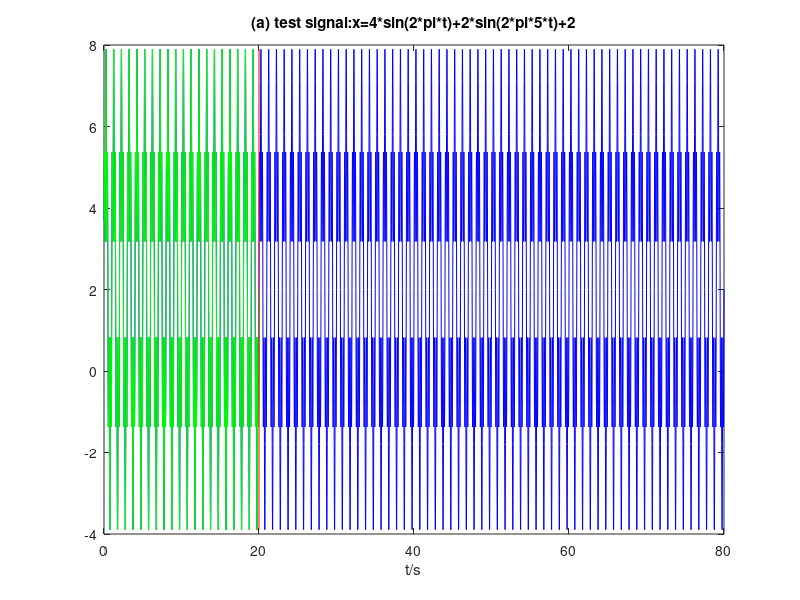
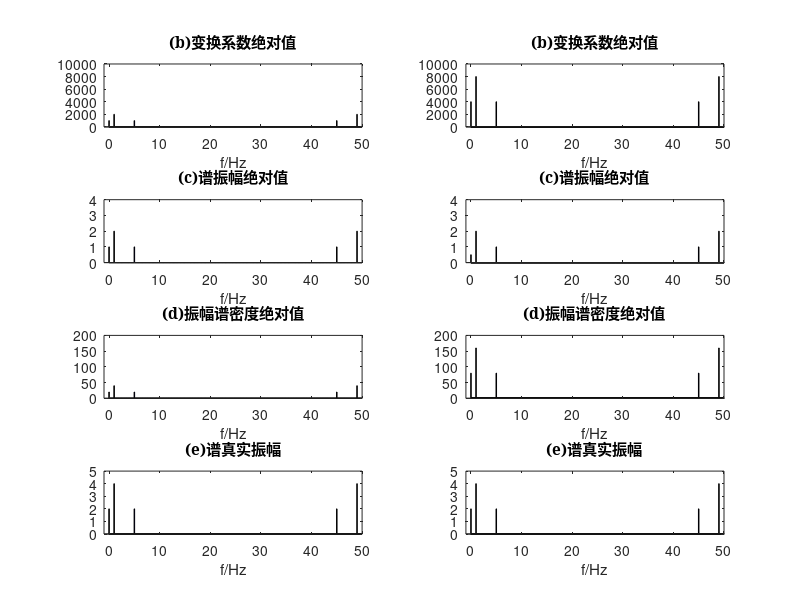
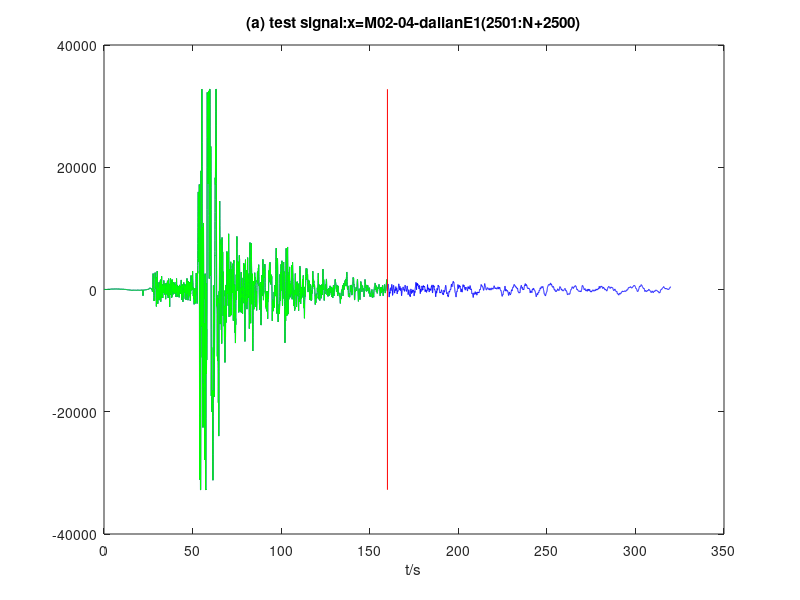
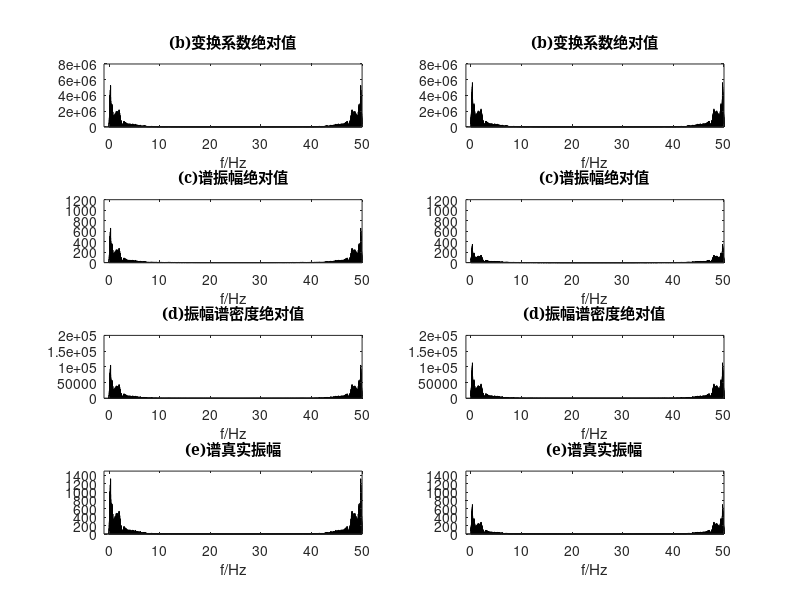

MATLAB code for these plots, in order:
%M02_06_fft_abs.m计算时间序列的DFT绝对值
%  按时间窗归一化的傅里叶谱振幅绝对值
%  傅里叶振幅谱密度绝对值
%  傅里叶谱的真振幅

clearvars
%--使用持续的周期信号x(t)=3*sin(2*pi*t)+1.5*sin(2*pi*5*t)+2--------------------
inv         = 0.02;                             %采样频率
shoLen      = 1000;                             %短数据长度
shoSeq      = inv*(1:shoLen);
shoDat      = 4*sin(2*pi*shoSeq)+2*sin(2*pi*5*shoSeq)+2;   %???为什么不使用3*sin(2*pi*t)+1.5*sin(2*pi*5*t)+2???
lonLen      = 4000;                             %长数据长度
lonSeq      = inv*(1:lonLen);
lonDat      = 4*sin(2*pi*lonSeq)+2*sin(2*pi*5*lonSeq)+2;
%--绘制生成波形-------------------------
figure
%???按书中说前1000个点，后面4000个点，（1000+4000）× 0.02=100s，不应该是80s的时间长,第二章P20???

%长80s绘图
plot(lonSeq(1:lonLen),lonDat(1:lonLen),'b')
hold on
plot(shoSeq(1:shoLen),shoDat(1:shoLen),'g')
hold on
plot([inv*shoLen,inv*shoLen],[max([shoDat,lonDat]),min([shoDat,lonDat])],'r')
%长100s绘图
% plot(shoSeq(1:shoLen),shoDat(1:shoLen),'g')
% hold on
% plot(lonSeq(1:lonLen)+max(shoSeq),lonDat(1:lonLen),'b')
% hold on
% plot([inv*shoLen,inv*shoLen],[max([shoDat,lonDat]),min([shoDat,lonDat])],'r')
xlabel('t/s')
title('(a) test signal:x=4*sin(2*pi*t)+2*sin(2*pi*5*t)+2')

%------------------------------------
shoDf=1/(shoLen*inv);                   %???为什么横坐标这么计算???
shoF=shoDf*(1:shoLen)-shoDf;
lonDf=1/(lonLen*inv);
lonF=lonDf*(1:lonLen)-lonDf;

%--计算变换系数绝对值--------------------
shoFft=fft(shoDat);
shoDftAbs=abs(shoFft);
shoDftAbs(1)=shoDftAbs(1)/2;            %???为什么第一个值要取一半值???
lonFft=fft(lonDat);
lonDftAbs=abs(lonFft);
lonDftAbs(1)=lonDftAbs(1)/2;
%--计算谱振幅绝对值----------------------
shoFnAbs=abs(shoFft/shoLen);
shoFnAbs(1)=shoFnAbs(1)/2;              
lonFnAbs=abs(lonFft/lonLen);
lonFnAbs(1)=shoFnAbs(1)/2;
%--计算振幅谱密度绝对值-------------------
shofndAbs=abs(inv*shoFft);
shofndAbs(1)=shofndAbs(1)/2;
lonFndAbs=abs(inv*lonFft);
lonFndAbs(1)=lonFndAbs(1)/2;
%--计算谱真实振幅------------------------
shoReaAmp=2*abs(shoFft)/shoLen;
shoReaAmp(1)=shoReaAmp(1)/2;
lonReaAmp=2*abs(lonFft)/lonLen;
lonReaAmp(1)=lonReaAmp(1)/2;

%--绘制计算结果--------------------------
figure
subplot(421)
bar(shoF(1:shoLen),shoDftAbs(1:shoLen),2,'b')
axis([-1 shoDf*shoLen 0 10000])
title('(b)变换系数绝对值','FontName','SimSun')
xlabel('f/Hz')

subplot(422)
bar(lonF(1:lonLen),lonDftAbs(1:lonLen),8,'b')
axis([-1 lonDf*lonLen 0 10000])
title('(b)变换系数绝对值','FontName','SimSun')
xlabel('f/Hz')

subplot(423)
bar(shoF(1:shoLen),shoFnAbs(1:shoLen),2,'b')
axis([-1 shoDf*shoLen 0 4])
title('(c)谱振幅绝对值','FontName','SimSun')
xlabel('f/Hz')

subplot(424)
bar(lonF(1:lonLen),lonFnAbs(1:lonLen),8,'b')
axis([-1 lonDf*lonLen 0 4])
title('(c)谱振幅绝对值','FontName','SimSun')
xlabel('f/Hz')

subplot(425)
bar(shoF(1:shoLen),shofndAbs(1:shoLen),2,'b')
axis([-1 shoDf*shoLen 0 200])
title('(d)振幅谱密度绝对值','FontName','SimSun')
xlabel('f/Hz')

subplot(426)
bar(lonF(1:lonLen),lonFndAbs(1:lonLen),8,'b')
axis([-1 lonDf*lonLen 0 200])
title('(d)振幅谱密度绝对值','FontName','SimSun')
xlabel('f/Hz')

subplot(427)
bar(shoF(1:shoLen),shoReaAmp(1:shoLen),2,'b')
axis([-1 shoDf*shoLen 0 5])
title('(e)谱真实振幅','FontName','SimSun')
xlabel('f/Hz')

subplot(428)
bar(lonF(1:lonLen),lonReaAmp(1:lonLen),8,'b')
axis([-1 lonDf*lonLen 0 5])
title('(e)谱真实振幅','FontName','SimSun')
xlabel('f/Hz')

%--使用地震记录波形-----------------------------------------------------------
lonLen      = 16000;
shoLen      = 8000;
inv         = 0.02;                                %采样频率
shoSeq      = inv*(1:shoLen);
lonSeq      = inv*(1:lonLen);
load M02_04_dalianE1.txt;                          %读入一道波形数据
lonDat(1:lonLen)=M02_04_dalianE1(2501:lonLen+2500);
shoDat(1:shoLen)=M02_04_dalianE1(2501:shoLen+2500);
%--绘制生成波形-------------------------
figure
plot(lonSeq(1:lonLen),lonDat(1:lonLen),'b')
hold on
plot(shoSeq(1:shoLen),shoDat(1:shoLen),'g')
hold on
plot([inv*shoLen,inv*shoLen],[max(lonDat),min(lonDat)],'r')
xlabel('t/s')
title('(a) test signal:x=M02-04-dalianE1(2501:N+2500)')

%------------------------------------
shoDf=1/(shoLen*inv);
shoF=shoDf*(1:shoLen)-shoDf;
lonDf=1/(lonLen*inv);
lonF=lonDf*(1:lonLen)-lonDf;

%--计算变换系数绝对值--------------------
shoFft=fft(shoDat);
shoDftAbs=abs(shoFft);
shoDftAbs(1)=shoDftAbs(1)/2;
lonFft=fft(lonDat);
lonDftAbs=abs(lonFft);
lonDftAbs(1)=lonDftAbs(1)/2;
%--计算谱振幅绝对值----------------------
shoFnAbs=abs(shoFft/shoLen);
shoFnAbs(1)=shoFnAbs(1)/2;
lonFnAbs=abs(lonFft/lonLen);
lonFnAbs(1)=lonFnAbs(1)/2;
%--计算振幅谱密度绝对值-------------------
shofndAbs=abs(inv*shoFft);
shofndAbs(1)=shofndAbs(1)/2;
lonFndAbs=abs(inv*lonFft);
lonFndAbs(1)=lonFndAbs(1)/2;
%--计算谱真实振幅------------------------
shoReaAmp=2*abs(shoFft)/shoLen;
shoReaAmp(1)=shoReaAmp(1)/2;
lonReaAmp=2*abs(lonFft)/lonLen;
lonReaAmp(1)=lonReaAmp(1)/2;

%--绘制计算结果--------------------------
figure
subplot(421)
bar(shoF(1:shoLen),shoDftAbs(1:shoLen),2)
axis([-1 shoDf*shoLen 0 8000000])
title('(b)变换系数绝对值','FontName','SimSun')
xlabel('f/Hz')

subplot(422)
bar(lonF(1:lonLen),lonDftAbs(1:lonLen),2)
axis([-1 lonDf*lonLen 0 8000000])
title('(b)变换系数绝对值','FontName','SimSun')
xlabel('f/Hz')

subplot(423)
bar(shoF(1:shoLen),shoFnAbs(1:shoLen),2)
axis([-1 shoDf*shoLen 0 1200])
title('(c)谱振幅绝对值','FontName','SimSun')
xlabel('f/Hz')

subplot(424)
bar(lonF(1:lonLen),lonFnAbs(1:lonLen),2)
axis([-1 lonDf*lonLen 0 1200])
title('(c)谱振幅绝对值','FontName','SimSun')
xlabel('f/Hz')

subplot(425)
bar(shoF(1:shoLen),shofndAbs(1:shoLen),2)
axis([-1 shoDf*shoLen 0 200000])
title('(d)振幅谱密度绝对值','FontName','SimSun')
xlabel('f/Hz')

subplot(426)
bar(lonF(1:lonLen),lonFndAbs(1:lonLen),2)
axis([-1 lonDf*lonLen 0 200000])
title('(d)振幅谱密度绝对值','FontName','SimSun')
xlabel('f/Hz')

subplot(427)
bar(shoF(1:shoLen),shoReaAmp(1:shoLen),2)
axis([-1 shoDf*shoLen 0 1500])
title('(e)谱真实振幅','FontName','SimSun')
xlabel('f/Hz')

subplot(428)
bar(lonF(1:lonLen),lonReaAmp(1:lonLen),2)
axis([-1 lonDf*lonLen 0 1500])
title('(e)谱真实振幅','FontName','SimSun')
xlabel('f/Hz')
